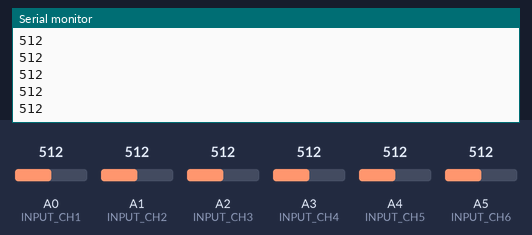
A sketch run on a simulated Arduino Uno, built with avr-gcc and run on an emulated ATmega328P. On the bench: the last lines printed to the serial monitor. The test bench sets the inputs (shaded band); at power-on: A0 (INPUT_CH1) = 512, A1 (INPUT_CH2) = 512, A2 (INPUT_CH3) = 512, A3 (INPUT_CH4) = 512, A4 (INPUT_CH5) = 512, A5 (INPUT_CH6) = 512.

Above: at 1.2 s.
1.3 s: A0 (INPUT_CH1) set to 716
At 2.1 s:
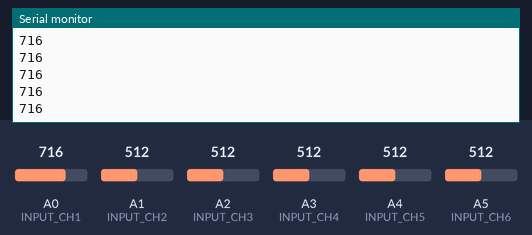
2.8 s: A0 (INPUT_CH1) set to 992
At 3.3 s:
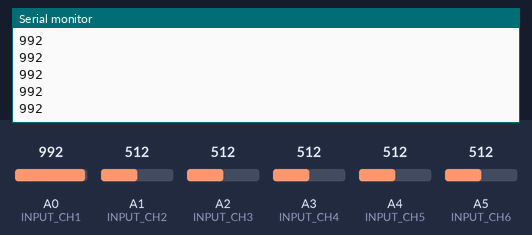
Timing chart, 0 to 5.8 s (numbered marks = the images above; inputs shaded):
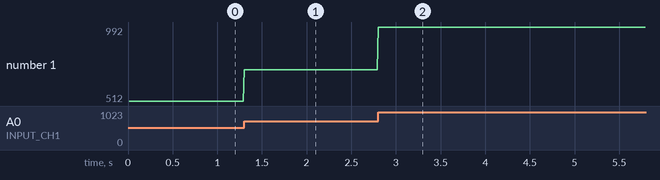

Measured:
- after the input at 1.3 s, the serial monitor: prints a new line at once (image 1)
- after the input at 2.8 s, the serial monitor: prints a new line at once (image 2)
- plotted number 1: 512 → 716 after the input at 1.3 s, 716 → 992 after the input at 2.8 s

The sketch:

emg_output.ino
```cpp
#include <SoftwareSerial.h>
#include <FlexiTimer2.h>
#define INPUT_CH1 A0
#define INPUT_CH2 A1
#define INPUT_CH3 A2
#define INPUT_CH4 A3
#define INPUT_CH5 A4
#define INPUT_CH6 A5

/*
 * Bluetooth connection text
 * RX = receive
 * tx = transmit
 */
const byte RX_PIN = 10;
const byte TX_PIN = 11;
SoftwareSerial btSerial(RX_PIN, TX_PIN);

/*
 * Byte buffer package
 * buffer[0] For synchronization
 * buffer[1] in the stream ---> 1337 value (checksum)
 * buffer[2] CH1 hightByte
 * buffer[3] CH1 lowByte
 * buffer[4] CH2 highByte
 * buffer[5] CH2 lowByte
 * buffer[6] CH3 highByte
 * buffer[7] CH3 lowByte
 * buffer[8] CH4 highByte
 * buffer[9] CH4 lowByte
 * buffer[10] CH5 highByte
 * buffer[11] CH5 lowByte
 * buffer[12] CH6 highByte
 * buffer[13] CH6 lowByte
 */
byte buffer[14];

/**
 * Get EMG values for 6 channels
 * Send the package via Bluetooth
 */
void readEMG () {

  // Get EMG values from analog input channels
  int valueCH1 = analogRead(INPUT_CH1);
  int valueCH2 = analogRead(INPUT_CH2);
  int valueCH3 = analogRead(INPUT_CH3);
  int valueCH4 = analogRead(INPUT_CH4);
  int valueCH5 = analogRead(INPUT_CH5);
  int valueCH6 = analogRead(INPUT_CH6);

  // Write values into buffer
  buffer[2] = highByte(valueCH1);
  buffer[3] = lowByte(valueCH1);
  buffer[4] = highByte(valueCH2);
  buffer[5] = lowByte(valueCH2);
  buffer[6] = highByte(valueCH3);
  buffer[7] = lowByte(valueCH3);
  buffer[8] = highByte(valueCH4);
  buffer[9] = lowByte(valueCH4);
  buffer[10] = highByte(valueCH5);
  buffer[11] = lowByte(valueCH5);
  buffer[12] = highByte(valueCH6);
  buffer[13] = lowByte(valueCH6);

  //btSerial.write(highByte(valueCH1));
  //btSerial.write(lowByte(valueCH1));

  btSerial.write(buffer, 14);
  Serial.println(valueCH1);
  btSerial.flush();
}

void setup() {

  noInterrupts();
  /*
   * Default EMG value = 1024/2 = 512
   */
  buffer[0] = 0x05;
  buffer[1] = 0x39;
  buffer[2] = 0x02;
  buffer[3] = 0x00;
  buffer[4] = 0x02;
  buffer[5] = 0x00;
  buffer[6] = 0x02;
  buffer[7] = 0x00;
  buffer[8] = 0x02;
  buffer[9] = 0x00;
  buffer[10] = 0x02;
  buffer[11] = 0x00;
  buffer[12] = 0x02;
  buffer[13] = 0x00;

  // Run readEMG every 10 Milliseconds
  FlexiTimer2::set(10, readEMG);
  FlexiTimer2::start();

  // Open USB serial connection for Arduino-Plotter
  Serial.begin(57600);
  while (!Serial) {
    ;
  }

  // Open Bluetooth connection
  btSerial.begin(57600);

  interrupts();
}

void loop() {
}
```
